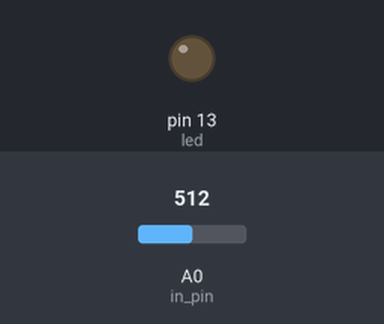
Simulated run of this sketch. Board: Arduino Uno, built with avr-gcc and run on an emulated ATmega328P. Shown: output pins drawn as LEDs (lit = HIGH). The test bench sets the inputs (shaded band); at power-on: A0 (in_pin) = 512. What the sketch prints to the serial monitor is not drawn.

Above: at 0.1 s.
At 9.1 s:
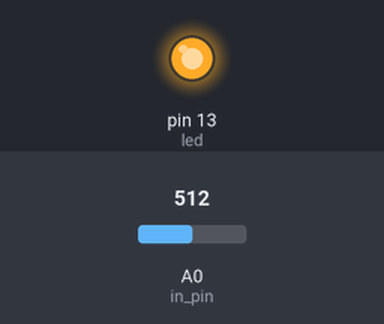
Timing chart, 0 to 10.6 s (numbered marks = the images above):
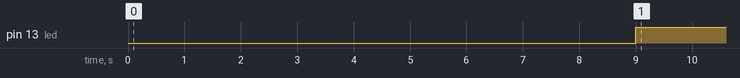

Measured:
- by itself, pin 13 (led): LOW → HIGH at 9.0 s

The sketch:

captester.ino
```cpp
int led = 13;
int in_pin = A0;
int val = 0;
int counte = 0;
void setup()
{
  pinMode(led,OUTPUT);
  pinMode(in_pin,INPUT);
  Serial.begin(9600);

}

void loop()
{
  while(counte <= 7000)
  {

    while(counte ==0)
    {delay(9000);
     digitalWrite(led, HIGH);
      counte++;
     }

    val = int(analogRead(in_pin));
    Serial.println(val,DEC);
    counte++;
   }
}
```
